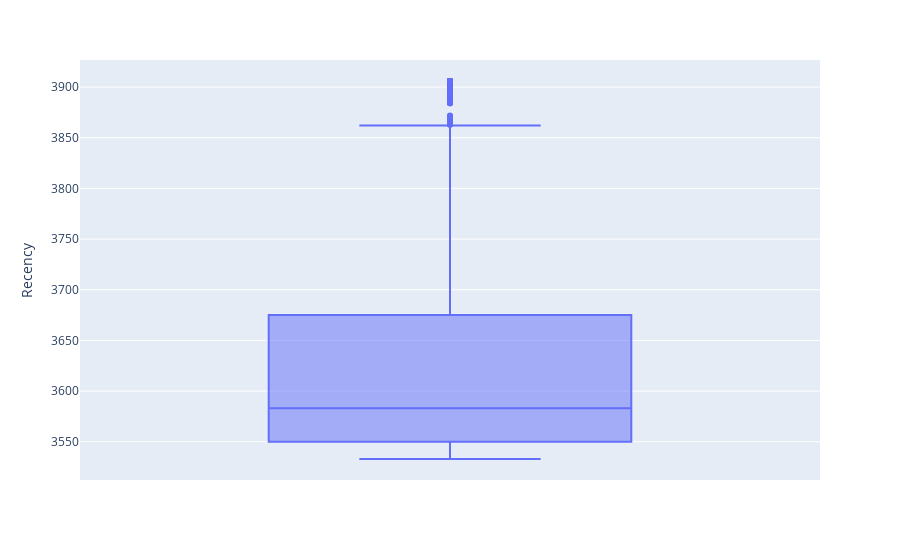

Notebook code cell kept with this figure:
### Code cell
px.box(rfm, y='Recency')

### Figure 1 — Plotly figure (JSON) as saved in the notebook; plotly's stock layout.template omitted (floating-point values rounded to 4 significant figures; data arrays with more than 128 entries replaced by an {"elided": "..."} marker saying what was removed)
{"data": [{"alignmentgroup": "True", "hovertemplate": "Recency=%{y}<extra></extra>", "legendgroup": "", "marker": {"color": "#636efa"}, "name": "", "notched": false, "offsetgroup": "", "orientation": "v", "showlegend": false, "type": "box", "x0": " ", "xaxis": "x", "y": {"elided": "4321 int values"}, "y0": " ", "yaxis": "y"}], "layout": {"boxmode": "group", "legend": {"tracegroupgap": 0}, "margin": {"t": 60}, "xaxis": {"anchor": "y", "domain": [0, 1]}, "yaxis": {"anchor": "x", "domain": [0, 1], "title": {"text": "Recency"}}}}
